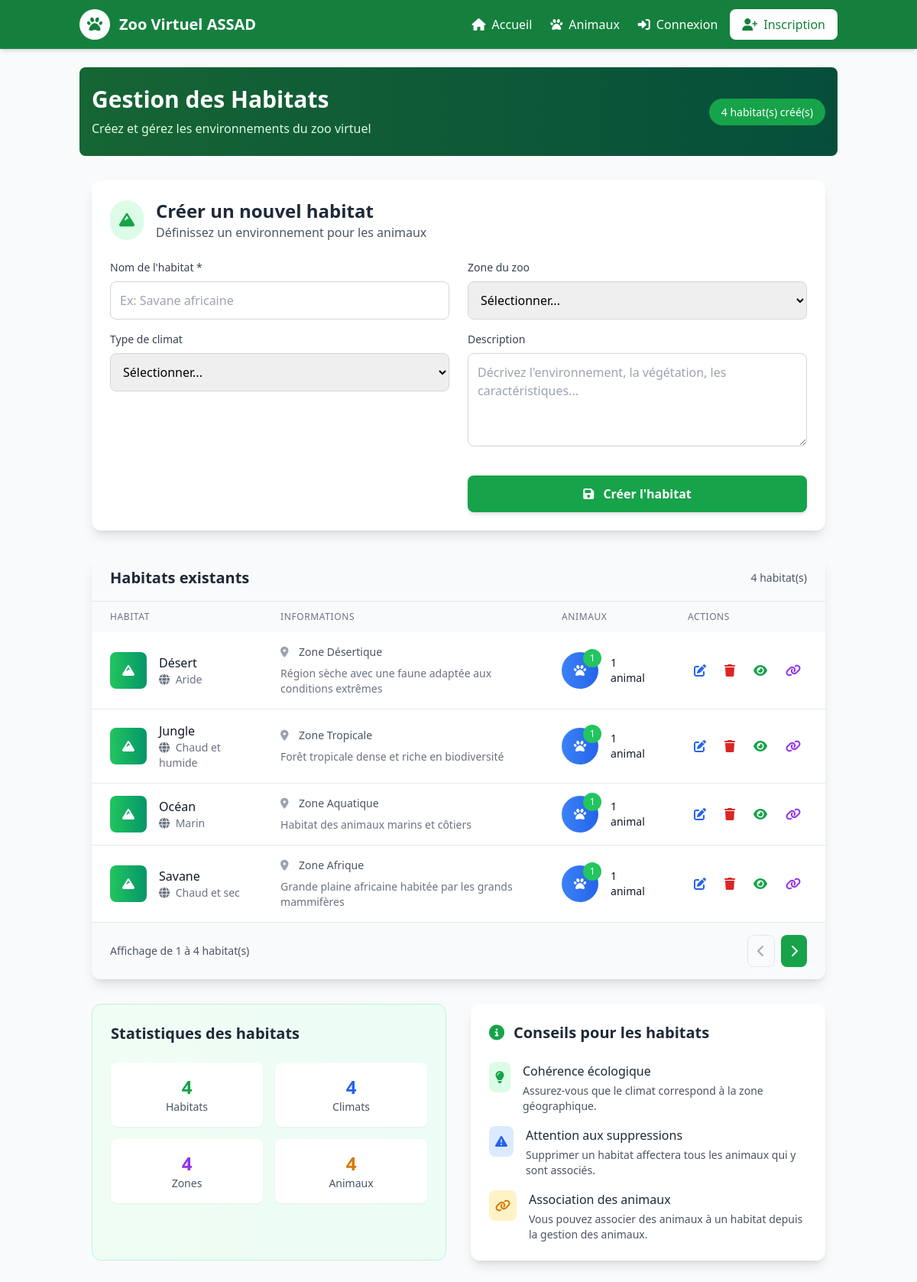
/admin/gestion_habitats.php, run on the app's committed database.
### tables this page shows
CREATE TABLE habitats (
    id INT AUTO_INCREMENT PRIMARY KEY,
    nom VARCHAR(100) NOT NULL,
    typeclimat VARCHAR(100),
    description TEXT,
    zonezoo VARCHAR(100)
);

### admin/gestion_habitats.php (the view, shortened to what the rows shown need)
<?php
include '../includes/header.php';
include '../includes/db.php';
$result = $conn->query("
    SELECT h.*, COUNT(a.id) as nb_animaux
    FROM habitats h
    LEFT JOIN animaux a ON h.id = a.id_habitat
    GROUP BY h.id
    ORDER BY h.nom ASC
");
?>
<section class="py-6 bg-gradient-to-r from-green-800 to-emerald-900 text-white rounded-lg mb-8">
    <div class="max-w-7xl mx-auto px-4">
        <div class="flex flex-col md:flex-row justify-between items-center">
            <div>
                <h1 class="text-3xl font-bold mb-2">Gestion des Habitats</h1>
            </div>
        </div>
    </div>
</section>
<div class="max-w-7xl mx-auto px-4 mb-10">
    <div class="bg-white rounded-xl shadow-lg p-6 mb-8">
        <div class="flex items-center mb-6">
            <div>
                <h2 class="text-2xl font-bold text-gray-800">
                    <span id="form-title">Créer un nouvel habitat</span>
                </h2>
            </div>
        </div>
    </div>
    <div class="bg-white rounded-xl shadow-lg overflow-hidden">
        <?php if ($result->num_rows == 0): ?>
            <div class="text-center py-12">
                <div class="text-gray-400 text-6xl mb-4">
                    <i class="fas fa-mountain"></i>
                </div>
                <h3 class="text-xl font-bold text-gray-700 mb-2">Aucun habitat créé</h3>
                <p class="text-gray-600">Commencez par créer votre premier habitat.</p>
            </div>
        <?php else: ?>
            <div class="overflow-x-auto">
                <table class="w-full">
                    <thead class="bg-gray-50">
                        <tr>
                            <th class="px-6 py-3 text-left text-xs font-medium text-gray-500 uppercase tracking-wider">
                                Habitat
                            </th>
                            <th class="px-6 py-3 text-left text-xs font-medium text-gray-500 uppercase tracking-wider">
                                Informations
                            </th>
                            <th class="px-6 py-3 text-left text-xs font-medium text-gray-500 uppercase tracking-wider">
                                Animaux
                            </th>
                            <th class="px-6 py-3 text-left text-xs font-medium text-gray-500 uppercase tracking-wider">
                                Actions
                            </th>
                        </tr>
                    </thead>
                    <tbody class="divide-y divide-gray-200">
                        <?php while($row = $result->fetch_assoc()):
                            $climat_icon = match($row['typeclimat']) {
                                'Tropical' => 'fa-sun',
                                'Désertique' => 'fa-temperature-high',
                                'Tempéré' => 'fa-cloud-sun',
                                'Montagnard' => 'fa-mountain',
                                'Polaire' => 'fa-snowflake',
                                'Méditerranéen' => 'fa-umbrella-beach',
                                default => 'fa-globe'
                            };
                        ?>
                        <tr class="hover:bg-gray-50 transition-colors">
                            <td class="px-6 py-4">
                                <div class="flex items-center">
                                    <div class="flex-shrink-0">
                                        <div class="w-12 h-12 bg-gradient-to-r from-green-500 to-emerald-600 rounded-lg flex items-center justify-center">
                                            <i class="fas fa-mountain text-white"></i>
                                        </div>
                                    </div>
                                    <div class="ml-4">
                                        <div class="font-medium text-gray-900">
                                            <?php echo htmlspecialchars($row['nom']); ?>
                                        </div>
                                        <div class="text-sm text-gray-500">
                                            <i class="fas <?php echo $climat_icon; ?> mr-1"></i>
                                            <?php echo htmlspecialchars($row['typeclimat']); ?>
                                        </div>
                                    </div>
                                </div>
                            </td>
                            <td class="px-6 py-4">
                                <div class="space-y-2">
                                    <?php if (!empty($row['zonezoo'])): ?>
                                    <div class="flex items-center text-sm text-gray-600">
                                        <i class="fas fa-map-marker-alt text-gray-400 mr-2 w-4"></i>
                                        <?php echo htmlspecialchars($row['zonezoo']); ?>
                                    </div>
                                    <?php endif; ?>
                                    <?php if (!empty($row['description'])): ?>
                                    <div class="text-sm text-gray-500 line-clamp-2">
                                        <?php echo htmlspecialchars($row['description']); ?>
                                    </div>
                                    <?php endif; ?>
                                </div>
                            </td>
                            <td class="px-6 py-4">
                                <div class="flex items-center">
                                    <div class="relative">
                                        <div class="w-12 h-12 bg-gradient-to-r from-blue-500 to-blue-600 rounded-full flex items-center justify-center">
                                            <i class="fas fa-paw text-white"></i>
                                        </div>
                                        <?php if ($row['nb_animaux'] > 0): ?>
                                        <div class="absolute -top-1 -right-1 w-6 h-6 bg-green-500 text-white text-xs rounded-full flex items-center justify-center">
                                            <?php echo $row['nb_animaux']; ?>
                                        </div>
                                        <?php endif; ?>
                                    </div>
                                    <div class="ml-4">
                                        <div class="text-sm text-gray-900 font-medium">
                                            <?php echo $row['nb_animaux']; ?> animal<?php echo $row['nb_animaux'] > 1 ? 's' : ''; ?>
                                        </div>
                                    </div>
                                </div>
                            </td>
                            <td class="px-6 py-4">
                                <div class="flex space-x-2">
                                    <button onclick="editHabitat(<?php echo $row['id']; ?>, '<?php echo addslashes($row['nom']); ?>', '<?php echo addslashes($row['typeclimat']); ?>', '<?php echo addslashes($row['description']); ?>', '<?php echo addslashes($row['zonezoo']); ?>')"
                                            class="text-blue-600 hover:text-blue-800 p-2 hover:bg-blue-50 rounded-lg transition"
                                            title="Modifier">
                                        <i class="fas fa-edit"></i>
                                    </button>
                                    <a href="?delete=<?php echo $row['id']; ?>"
                                       class="text-red-600 hover:text-red-800 p-2 hover:bg-red-50 rounded-lg transition"
                                       onclick="return confirm('Êtes-vous sûr de vouloir supprimer cet habitat ? Cela affectera les animaux associés.')"
                                       title="Supprimer">
                                        <i class="fas fa-trash"></i>
                                    </a>
                                    <button class="text-green-600 hover:text-green-800 p-2 hover:bg-green-50 rounded-lg transition"
                                            title="Voir la fiche">
                                        <i class="fas fa-eye"></i>
                                    </button>
                                    <?php if ($row['nb_animaux'] > 0): ?>
                                    <button class="text-purple-600 hover:text-purple-800 p-2 hover:bg-purple-50 rounded-lg transition"
                                            title="Affecter des animaux">
                                        <i class="fas fa-link"></i>
                                    </button>
                                    <?php endif; ?>
                                </div>
                            </td>
                        </tr>
                        <?php endwhile; ?>
                    </tbody>
                </table>
            </div>
        <?php endif; ?>
    </div>
</div>

### data on the page
habitats: nom "Désert", typeclimat "Aride", zonezoo "Zone Désertique", description "Région sèche avec une faune adaptée aux conditions extrêmes", nb_animaux "1"
habitats: nom "Jungle", typeclimat "Chaud et humide", zonezoo "Zone Tropicale", description "Forêt tropicale dense et riche en biodiversité", nb_animaux "1"
habitats: nom "Océan", typeclimat "Marin", zonezoo "Zone Aquatique", description "Habitat des animaux marins et côtiers", nb_animaux "1"
habitats: nom "Savane", typeclimat "Chaud et sec", zonezoo "Zone Afrique", description "Grande plaine africaine habitée par les grands mammifères", nb_animaux "1"

### other printed values
$result->num_rows "4"
$stats['total_habitats'] "4"
$stats['climats_differents'] "4"
$stats['zones_differentes'] "4"
$stats['total_animaux'] "4"
